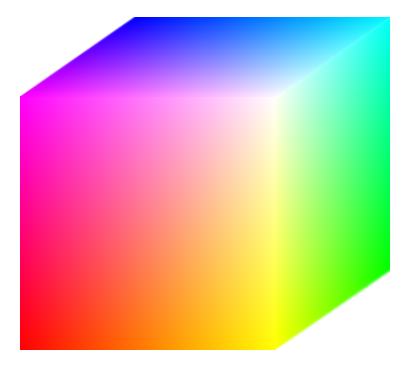
%> input picture dip/proj6/Fig0608(RGB-full-color-cube).tif, 409 x 366 px
$ octave mqx_proj6_1.m   (GNU Octave 9; MATLAB toolbox functions it lacks are replaced by stand-ins)
%> lines starting %> are read from the running program, lines starting %| are printed output that depends on the picture; in (x1, y1, x2, y2) boxes, pixels count from 0 and x2, y2 are one past the last pixel; in counts of white or black regions, pixels touching at a corner belong together; the program's own positions count from 1
img = imread('Fig0608(RGB-full-color-cube).tif');
%> img is the input picture: size 366x409x3 uint8; mean R, G, B 212.5, 181.5, 173.5
subplot(1,2,1),imshow(img);
wsimg = rgb2websafe(img);
subplot(1,2,2),imshow(wsimg);
imwrite(wsimg,'Fig0608(Web-safe-color-cube).tif');
% Color depth reduced from 255 levels (8 bits) to 6 levels,
% "color ladder" is more pronounced.

function img = rgb2websafe(img)
img = double(img);
%> img: size 366x409x3 double
img(          img<= 25) = 0;
%> img: size 366x409x3 double; mean R, G, B 212.1, 180.8, 172.7
img(img> 25 & img<= 76) = 51;
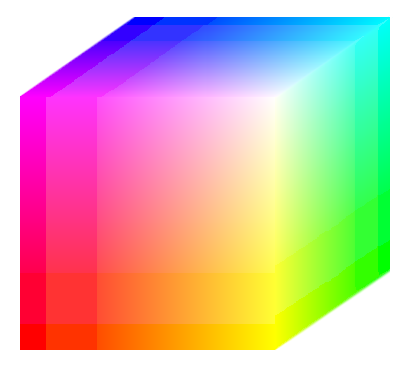
%> img: size 366x409x3 double; mean R, G, B 212.1, 180.8, 172.6
img(img> 76 & img<=127) = 102;
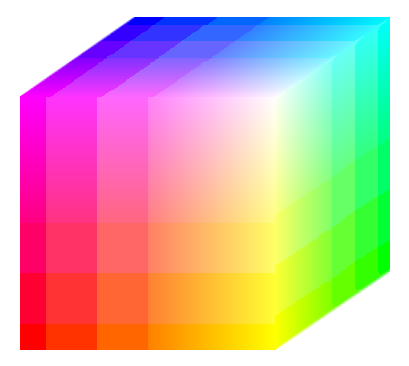
%> img: size 366x409x3 double; mean R, G, B 212.1, 180.8, 172.7; mean of the top-left, top-right, bottom-left and bottom-right quarters 197.6, 202.2, 162, 192.1
img(img>127 & img<=178) = 153;
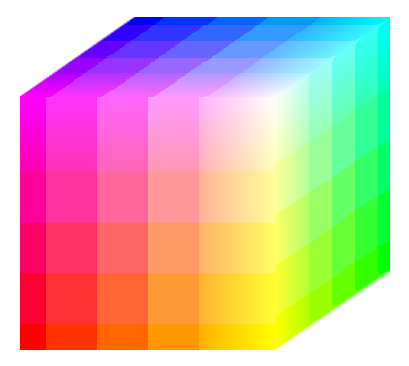
%> img: size 366x409x3 double; mean R, G, B 212, 180.8, 172.7
img(img>178 & img<=229) = 204;
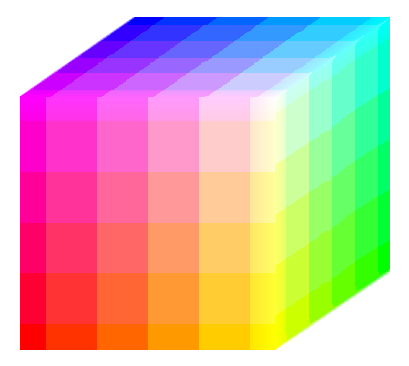
%> img: size 366x409x3 double; mean R, G, B 212, 180.8, 172.7; mean of the top-left, top-right, bottom-left and bottom-right quarters 197.4, 201.8, 162.6, 192.1
img(img>229           ) = 255;
%> img: size 366x409x3 double; 13.37% of pixels changed, all inside (x1, y1, x2, y2) = (18, 15, 393, 351)
img = uint8(img);
%> img: size 366x409x3 uint8
end
